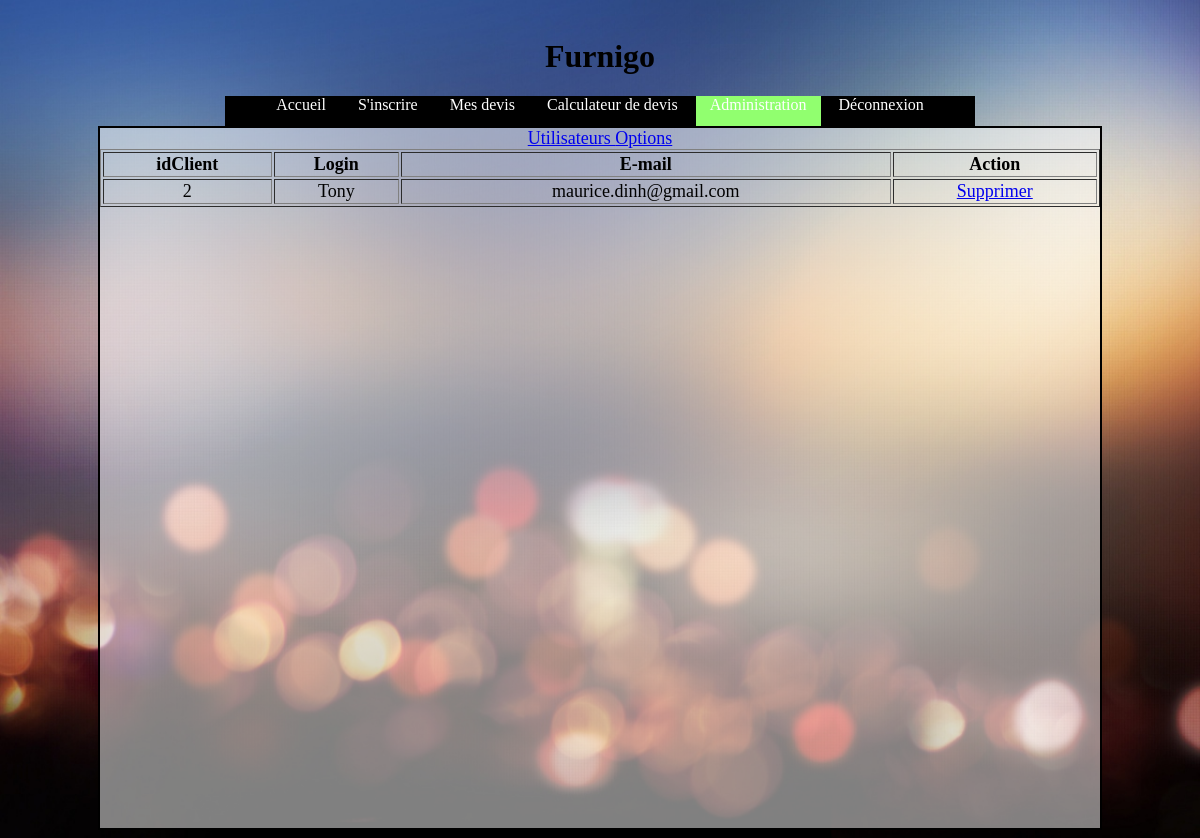
The app's page /Furnigo/adminuser.php (signed in) with its own data.
### tables this page shows
CREATE TABLE IF NOT EXISTS `t_clients` (
  `idClient` int(11) NOT NULL AUTO_INCREMENT,
  `Login` varchar(40) NOT NULL,
  `Email` varchar(50) NOT NULL,
  `Password` varchar(70) NOT NULL,
  `UserMode` tinyint(1) NOT NULL,
  PRIMARY KEY (`idClient`),
  UNIQUE KEY `Login` (`Login`,`Email`)
);

### Furnigo/users.php (called while the page is built, shortened)
<?php
function GetUsers(){
    $db = connectdb();
    $sql = $db->prepare("SELECT idClient,Login,Email FROM t_clients WHERE UserMode != 1");
    if($sql->execute()){
        return $sql->fetchAll(PDO::FETCH_ASSOC);
    }
    else{
        return null;
    }
}

### Furnigo/adminuser.php (the view, shortened to what this page needs)
<?php
require_once 'users.php';
if(isset($_SESSION['mode'])){
    $mode = $_SESSION['mode'];
    $users = GetUsers();
}
?>
<!DOCTYPE html>
<html>
    <head>
        <link rel="stylesheet" type="text/css" href="css/style.css">
    </head>
    <body>
    <center>
        <div id="title"><h1>Furnigo</h1></div>
        <nav>
            <ul>
                <li><a href="index.php">Accueil</a></li>
                <li><a href="inscription.php">S'inscrire</a></li>
                <li><a href="devis.php">Mes devis</a></li>
                <li><a href="calculateur.php">Calculateur de devis</a></li>
                <?php if(isset($_SESSION['name']) && $mode == 1){ ?>
                <li class="active"><a href="adminuser.php">Administration</a></li>
                <?php } ?>
                <?php if(isset($_SESSION['name'])){?>
                <li><a href="logout.php">Déconnexion</a></li>
                <?php } ?>
            </ul>
        </nav>
        <div id="content">
            <a href="adminuser.php">Utilisateurs </a>
            <a href="adminoptions.php">Options</a>
            <table border="1" width="100%">
                <th>idClient</th>
                <th>Login</th>
                <th>E-mail</th>
                <th>Action</th>
            <?php foreach($users as $user): ?>
                <tr>
                    <td style="text-align: center"><?php echo $user['idClient'] ?></td>
                    <td style="text-align: center"><?php echo $user['Login'] ?></td>
                    <td style="text-align: center"><?php echo $user['Email'] ?></td>
                    <td style="text-align: center"><a href="delete.php?id=<?php echo $user['idClient'] ?>">Supprimer</a></td>
                </tr>
            <?php endforeach; ?>
                </table>
        </div>
    </center>
</body>
</html>

### Furnigo/css/style.css (style rules this page uses)
#title { margin-top: 1cm; text-align: center; list-style-type: none; }
nav { alignment-adjust: middle; background-color: black; height: 30px; width: 750px; }
ul { list-style-type: none; margin: 0; padding: 0; overflow: hidden; }
li { display: inline-block; vertical-align: middle; height: 30px; }
li a { color: white; text-align: center; padding: 14px; text-decoration: none; height: 30px; }
.active { background-color: #91FF6F; color: black; }
#content { width: 1000px; height: 700px; background: -moz-linear-gradient(top, rgba(255,255,255,0.5) 0%, rgba(255,255,255,0.5) 100%); background: -webkit-linear-gradient(top, rgba(255,255,255,0.5) 0%,rgba(255,255,255,0.5) 100%); background: linear-gradient(to bottom, rgba(255,255,255,0.5) 0%,rgba(255,255,255,0.5) 100%); filter: progid:DXImageTransform.Microsoft.gradient( startColorstr='#80ffffff', endColorstr='#80ffffff',GradientType=0 ); overflow: auto; border: 2px solid black; font-size: large; }
body { background: url("../img/background.jpg") no-repeat center center fixed; background-size: cover; }

### records on screen
t_clients: idClient "2", Login "Tony", Email "maurice.dinh@gmail.com"
